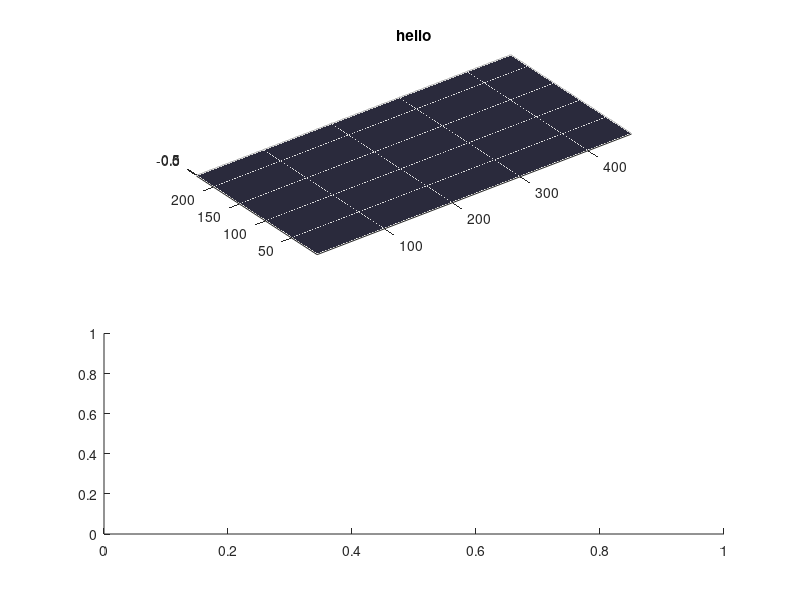

The MATLAB source for this figure: (Note: this script raises an error after producing the figure.)
%~~~~~~~~~~~~~~~~~~~~~~~~~~~~~~~~~~~~~~~~~~~~~~~~~~~~~~~~~~~~~~~~~~~~~~~~~~
% Joey Hook - Special Project - 19/4/2017
%   Modelling the QRD
%   The Quadratic Residue Diffusor is famous!
%   This program makes a 2D version of one, then bounces sound
%   off and measures the reflection.
%   -Input signal is variable by user
%   -Effective diffusion bandwidth is variable by user
%       these parameters determine well width and depth
%   -Length of sequence and # of repetitions variable by user
%~~~~~~~~~~~~~~~~~~~~~~~~~~~~~~~~~~~~~~~~~~~~~~~~~~~~~~~~~~~~~~~~~~~~~~~~~~
clear, close
%~~~~~~~~~~~~~~~~~~~~~~~~~~~~~~~~~~~~~~~~~~~~~~~~~~~~~~~~~~~~~~~~~~~~~~~~~~
% Input parameters:
%   f_lo = design frequency - lowest frequency efffectively diffused
%   f_hi = highest frequency effectively diffused
%   nW = number of wells in sequence
%   S  = number of times sequence is repeated
%   c  = wave speed (speed of sound in m/s)
%   L_ = length of each side (meters)
%   Fs = sampling rate
%   T  = total number of samples in simulation
%~~~~~~~~~~~~~~~~~~~~~~~~~~~~~~~~~~~~~~~~~~~~~~~~~~~~~~~~~~~~~~~~~~~~~~~~~~

f_lo = 400;
f_hi = 1000;
nW = 7;
S  = 6;

%~~~~~~~~~~~~~~~~~~~~~~~~~~~~~~~~~~~~~~~~~~~~~~~~~~~~~~~~~~~~~~~~~~~~~~~~~~
% flags
%~~~~~~~~~~~~~~~~~~~~~~~~~~~~~~~~~~~~~~~~~~~~~~~~~~~~~~~~~~~~~~~~~~~~~~~~~~
%   input: 'Sine', 'Nois', 'Hann', 'Gaus', 'Delt'
input = 'Sine'; 
% 0 = no picture, 1 = picture
animate = 1;

% run the program multiple times with increasing input frequency, 
% then plot all of them together
repeat = 9;
freqIN = zeros(1,repeat);
step = (f_hi-f_lo)/6;
for n=1:repeat
    freqIN(n) = f_lo+(n-2)*step;
end

Lx = 15;
Ly = Lx/2;

c  = 343;
SR = 15000;%f_hi*12*sqrt(2)
T  = 1000;

if SR>30000
    warning('SR is quite large, may run pretty slow')
end
%~~~~~~~~~~~~~~~~~~~~~~~~~~~~~~~~~~~~~~~~~~~~~~~~~~~~~~~~~~~~~~~~~~~~~~~~~~
% Derived parameters:
%   k      = seconds per timestep
%   lambda = courant # (unitless)
%   h      = width of gridspace (meters)
%   N_     = # of gridspaces in _ direction
%   w      = width of well (in gridspaces)
%   d      = length of divider (max depth of well in gridspaces)
%   wD     = total width of diffuser (in gridspaces)
%   l_sq   = courant # squared
%   Tf     = final time (in seconds)
%~~~~~~~~~~~~~~~~~~~~~~~~~~~~~~~~~~~~~~~~~~~~~~~~~~~~~~~~~~~~~~~~~~~~~~~~~~
k = 1/SR;
lambda = 1/sqrt(2);
h = c*k/lambda;
Nx = floor(Lx/h);
Ny = floor(Ly/h);
w  = ceil(c/(2*f_hi)/h)
if w < 5
    warning('The fins are too large compared to well width.')
end
d  = ceil(c/(2*f_lo)/h);
wD = w*nW*S;
if wD > Nx
    error('The diffuser is bigger than the room.')
end
h = Lx/Nx % correction
lambda = c*k/h; % correction
l_sq = lambda^2;

% print diffuser dimensions in meters
width = w*h
depth = d*h
totalwidth = wD*h

%~~~~~~~~~~~~~~~~~~~~~~~~~~~~~~~~~~~~~~~~~~~~~~~~~~~~~~~~~~~~~~~~~~~~~~~~~~
% Build Diffuser :
% div  = position along x of divider (one fewer than # of wells)
% bot  = depth of wells
%~~~~~~~~~~~~~~~~~~~~~~~~~~~~~~~~~~~~~~~~~~~~~~~~~~~~~~~~~~~~~~~~~~~~~~~~~~
div = zeros(S*nW,1);
% equally spaced dividers
div(1:S*nW,1) = floor((0:S*nW-1)*w+0.5*Nx-0.5*wD);

bot = zeros(S*nW,1);
% quadratic residue sequence determines bottom of well
bot(1:S*nW) = mod(((1:S*nW)-1).^2,nW);

% make well depth same as largest number in sequence
mult = round(d/max(bot));
d = mult*max(bot);
bot = d-mult*bot;

%~~~~~~~~~~~~~~~~~~~~~~~~~~~~~~~~~~~~~~~~~~~~~~~~~~~~~~~~~~~~~~~~~~~~~~~~~~
% Initial conditions
%   u2 = 2 time steps ago
%   u1 = 1 time step ago
%   u  = present
%   P  = y position of input signal
%   Q  = x position of input signal
%~~~~~~~~~~~~~~~~~~~~~~~~~~~~~~~~~~~~~~~~~~~~~~~~~~~~~~~~~~~~~~~~~~~~~~~~~~
% planes initialized at 3 time steps
u2 = zeros(Ny+1,Nx+1);
u1 = u2;
u  = u1;

%~~~~~~~~~~~~~~~~~~~~~~~~~~~~~~~~~~~~~~~~~~~~~~~~~~~~~~~~~~~~~~~~~~~~~~~~~~
% Boundry Conditions
% Matrix J: true=air, false=boundry
% Matrix K: Weighting based on J used in wave equation
%~~~~~~~~~~~~~~~~~~~~~~~~~~~~~~~~~~~~~~~~~~~~~~~~~~~~~~~~~~~~~~~~~~~~~~~~~~
J = ones(Ny+1,Nx+1);
% outer walls
J(1,:) = 0; J(Ny+1,:) = 0; J(:,1) = 0; J(:,Nx+1) = 0;

% left and right most ends of diffuser
b1 = div(1)-round(w/2);
b2 = div(S*nW)+round(w/2);

% dividers
J(2:d+1,div(1:S*nW)) = 0;
% well bottoms
for n=2:S*nW
    J(bot(n)+1,div(n-1):div(n)) = 0;
end

% lid on diffusor
J(d+1,b1:b2) = 0;

% weighting matrix for wave equation
K = zeros(Ny+1,Nx+1);
K(2:Ny,2:Nx) = 2-l_sq*(J(3:Ny+1,2:Nx)+J(1:Ny-1,2:Nx)...
    +J(2:Ny,3:Nx+1)+J(2:Ny,1:Nx-1));

%~~~~~~~~~~~~~~~~~~~~~~~~~~~~~~~~~~~~~~~~~~~~~~~~~~~~~~~~~~~~~~~~~~~~~~~~~~
% Input/Output
%~~~~~~~~~~~~~~~~~~~~~~~~~~~~~~~~~~~~~~~~~~~~~~~~~~~~~~~~~~~~~~~~~~~~~~~~~~
% position input signal in line with center of diffuser at opposite wall
P = round(Ny/2);
if mod(length(div),2)==1
    Q = div(ceil(length(div)/2));
else
    Q = div(ceil(length(div)/2))+ceil(w/2);
end

% output array radius
r = round(Ny-d);

% duration of input signal
f_Tf = (r-d)*h/c/3;
f_Nf = round(f_Tf/k);
time = 0:k:f_Tf;
% input signals f
switch (input)
    case {'Gaus'}
        bt = 0.3;
        span = 4;
        sps = 20;
        f = gaussdesign(bt,span,sps);
        repeat = 1;
    case {'Delt'}
        f = zeros(f_Nf,1);
        f(1)=1;
        repeat = 1;
    case {'Hann'}
        f(1:f_Nf) = 0.5*(1-cos(2*pi*(1:f_Nf)/f_Nf));
        repeat = 1;
    case {'Sine'}
        f = sin(2*pi*freqIN(1)*time);
        repeat = 9;
    otherwise
        f = 2*rand(1,f_Nf)-1;
        repeat = 1;
end
% fade out end of input
winlen = round(f_Tf/k/20);
halfHann(1:winlen) = -0.5*(1-cos(pi*(1:winlen)/winlen))+1;
f((length(f)+1-winlen):length(f)) = halfHann(1:winlen).*f((length(f)+1-winlen):length(f));

% input function factor
khsq = (k/h)^2;
maxkhsqft = max(khsq*f);

% samples for wave to travel across room and bounce off diffuser
bounce = (P)*h/c/k+length(f);

% initialize outputs
theta = 0:pi/36:pi;
numouts = length(theta);
outputsflat = zeros(T,numouts);
maxoutflat = zeros(numouts,repeat);
energyflat = zeros(numouts,repeat);
outputs = zeros(T,numouts);
maxout = zeros(numouts,repeat);
energy = zeros(numouts,repeat);
bigger=zeros(repeat,1);

% total duration
T = (2*r)*h/c/k+length(f);
Tf = T/SR;

% factor in wave eqn
fac = 1/(1+lambda);
for pass=1:repeat
    
% lid on diffusor
J(d+1,b1:b2) = 0;

% weighting matrix for wave equation
K = zeros(Ny+1,Nx+1);
K(2:Ny,2:Nx) = 2-l_sq*(J(3:Ny+1,2:Nx)+J(1:Ny-1,2:Nx)...
    +J(2:Ny,3:Nx+1)+J(2:Ny,1:Nx-1));

%update frequency
if input == 'Sine'
    f = sin(2*pi*freqIN(pass)*time);
    f((length(f)+1-winlen):length(f)) = halfHann(1:winlen).*f((length(f)+1-winlen):length(f));
end

%initialize grids
u2 = zeros(Ny+1,Nx+1);
u1 = u2;
u  = u1;

%~~~~~~~~~~~~~~~~~~~~~~~~~~~~~~~~~~~~~~~~~~~~~~~~~~~~~~~~~~~~~~~~~~~~~~~~~~
% main loop - with flat plate
%~~~~~~~~~~~~~~~~~~~~~~~~~~~~~~~~~~~~~~~~~~~~~~~~~~~~~~~~~~~~~~~~~~~~~~~~~~
tstart = tic;
for t=1:T
    
    % 2D wave equation
    u(2:Ny,2:Nx) = l_sq *( u1(3:Ny+1,2:Nx) + u1(1:Ny-1,2:Nx) ...
        + u1(2:Ny,3:Nx+1) + u1(2:Ny,1:Nx-1))...
        + u1(2:Ny,2:Nx).*(K(2:Ny,2:Nx))     ...
        - u2(2:Ny,2:Nx);
    
    % absorb wave at bottom wall either side of diffuser
    u(2,2:div(1)) = fac*(2*(1-l_sq)*u1(2,2:div(1)) ...
        + 2*l_sq*(u1(3,2:div(1)))...
        + lambda*u2(2,2:div(1)) ...
        - u2(2,2:div(1)));
    u(2,div(S*nW):Nx) = fac*(2*(1-l_sq)*u1(2,div(S*nW):Nx) ...
        + 2*l_sq*(u1(3,div(S*nW):Nx))...
        + lambda*u2(2,div(S*nW):Nx) ...
        - u2(2,div(S*nW):Nx));
    
    % absorb wave at top wall
    u(Ny,:) = fac*(2*(1-l_sq)*u1(Ny,:) + 2*l_sq*(u1(Ny-1,:))...
        + lambda*u2(Ny,:) - u2(Ny,:));
    
    % wait to turn on absorption on the side walls, and microphone array
    % until the input has bounced off the diffusor
    if t > bounce
        % absorb wave at left wall
        u(:,2) = fac*(2*(1-l_sq)*u1(:,2) + 2*l_sq*(u1(:,3))...
            + lambda*u2(:,2) - u2(:,2));
        
        % absorb wave at right wall
        u(:,Nx) = fac*(2*(1-l_sq)*u1(:,Nx) + 2*l_sq*(u1(:,Nx-1))...
            + lambda*u2(:,Nx) - u2(:,Nx));
           
        % output
        for thetaOUT=1:numouts
            outputsflat(t,thetaOUT) = u(abs(round(r*sin(theta(thetaOUT))+d)),round(r*cos(theta(thetaOUT))+Q));
            % here you can run signal in through your output locations if
            % you like.
            %u(abs(round(r*sin(theta(thetaOUT))+d)),round(r*cos(theta(thetaOUT))+Q))=khsq*(f(t)); 
        end
    end
    
    % zero value at boundries
    for n=b1:b2
        for m=2:d+1
            if J(m,n)==0
                u(m,n)=0;
            end
        end
    end
    
    % input function
    if t <= length(f)
        u(P,:) = khsq*f(t);
    end
    
    % advance previous two time steps
    u2 = u1;
    u1 = u;
    
    % draw
    if t==1 && pass==1 && animate==1
        scrsz = get(0,'ScreenSize');
        % Figure in upper right corner
        %figure('Position',[scrsz(3)/2-5 scrsz(4)/2-73 scrsz(3)/2 scrsz(4)/2]);
        % Figure fullscreen
        figure('Position',[0 0 scrsz(3) scrsz(4)]);
        
        
        subplot(2,1,1);
        hh = surf(u);
        
        set(hh,'facecolor','texturemap','edgecolor','none');
        %shading interp
        
        caxis([-0.05*maxkhsqft 0.2*maxkhsqft])
        colormap bone
        %brighten(0.3)
        %colorbar
        axis ([0,Nx+1,0,Ny+1]);
        axis equal
        axis tight
        title('hello')
    end
    if mod(t,5)==0 && animate==1
        set(hh,'zdata',u)
        %if plotoption==1
            subplot(2,1,2);
            polarplot(theta,abs(outputsflat(t,1:numouts)),'--r')
            rlim([0,0.5*maxkhsqft])
        %end
        drawnow limitrate
    end
    
end
toc(tstart)

for thetaOUT=1:numouts
    maxoutflat(thetaOUT,pass) = abs(max(outputsflat(:,thetaOUT)));
    energyflat(thetaOUT,pass) = (norm(outputsflat(:,thetaOUT).^2))/length(outputsflat(:,thetaOUT));
end

%~~~~~~~~~~~~~~~~~~~~~~~~~~~~~~~~~~~~~~~~~~~~~~~~~~~~~~~~~~~~~~~~~~~~~~~~~~
% REDO Boundry Conditions (to take lid off diffusor)
% Matrix J: true=air, false=boundry
% Matrix K: Weighting based on J used in wave equation
%~~~~~~~~~~~~~~~~~~~~~~~~~~~~~~~~~~~~~~~~~~~~~~~~~~~~~~~~~~~~~~~~~~~~~~~~~~
% lid off diffusor
J(d+1,b1:b2) = 1;

% left and right most ends of diffuser
b1 = div(1)-round(w/2);
b2 = div(S*nW)+round(w/2);

% dividers
J(2:d+1,div(1:S*nW)) = 0;
% well bottoms
for n=2:S*nW
    J(bot(n)+1,div(n-1):div(n)) = 0;
end

% weighting matrix for wave equation
K = zeros(Ny+1,Nx+1);
K(2:Ny,2:Nx) = 2-l_sq*(J(3:Ny+1,2:Nx)+J(1:Ny-1,2:Nx)...
    +J(2:Ny,3:Nx+1)+J(2:Ny,1:Nx-1));

%update input frequency
if input=='Sine';
    f = sin(2*pi*freqIN(pass)*time);
    f((length(f)+1-winlen):length(f)) = halfHann(1:winlen).*f((length(f)+1-winlen):length(f));
end

%~~~~~~~~~~~~~~~~~~~~~~~~~~~~~~~~~~~~~~~~~~~~~~~~~~~~~~~~~~~~~~~~~~~~~~~~~~
% main loop - with diffusor
%~~~~~~~~~~~~~~~~~~~~~~~~~~~~~~~~~~~~~~~~~~~~~~~~~~~~~~~~~~~~~~~~~~~~~~~~~~
u2 = zeros(Ny+1,Nx+1);
u1 = u2;
u  = u1;

tstart = tic;
for t=1:T
    
    % 2D wave equation
    u(2:Ny,2:Nx) = l_sq *( u1(3:Ny+1,2:Nx) + u1(1:Ny-1,2:Nx) ...
        + u1(2:Ny,3:Nx+1) + u1(2:Ny,1:Nx-1))...
        + u1(2:Ny,2:Nx).*(K(2:Ny,2:Nx))     ...
        - u2(2:Ny,2:Nx);
    
    % absorb wave at bottom wall either side of diffuser
    u(2,2:div(1)) = fac*(2*(1-l_sq)*u1(2,2:div(1)) ...
        + 2*l_sq*(u1(3,2:div(1)))...
        + lambda*u2(2,2:div(1)) ...
        - u2(2,2:div(1)));
    u(2,div(S*nW):Nx) = fac*(2*(1-l_sq)*u1(2,div(S*nW):Nx) ...
        + 2*l_sq*(u1(3,div(S*nW):Nx))...
        + lambda*u2(2,div(S*nW):Nx) ...
        - u2(2,div(S*nW):Nx));
    
    % absorb wave at top wall
    u(Ny,:) = fac*(2*(1-l_sq)*u1(Ny,:) + 2*l_sq*(u1(Ny-1,:))...
        + lambda*u2(Ny,:) - u2(Ny,:));
    
    % turn on mics and absorb on sides after input bounces of diffusor
    if t > bounce
        % absorb wave at left wall
        u(:,2) = fac*(2*(1-l_sq)*u1(:,2) + 2*l_sq*(u1(:,3))...
            + lambda*u2(:,2) - u2(:,2));
        
        % absorb wave at right wall
        u(:,Nx) = fac*(2*(1-l_sq)*u1(:,Nx) + 2*l_sq*(u1(:,Nx-1))...
            + lambda*u2(:,Nx) - u2(:,Nx));
        
        
        % output
        for thetaOUT=1:numouts
            outputs(t,thetaOUT) = u(abs(round(r*sin(theta(thetaOUT))+d)),round(r*cos(theta(thetaOUT))+Q));
        end
    end
    
    % zero value at boundries
    for n=b1:b2
        for m=2:d+1
            if J(m,n)==0
                u(m,n)=0;
            end
        end
    end
    
    % input function
    if t <= length(f)
        u(P,:) = khsq*f(t);
    end
    
    % advance previous two time steps
    u2 = u1;
    u1 = u;
     
    % draw
    if mod(t,5)==0 && animate==1
        set(hh,'zdata',u)
        subplot(2,1,2);
        polarplot(theta,abs(outputs(t,1:numouts)),'--r')
        rlim([0,0.5*maxkhsqft])
        drawnow limitrate
    end
    
end
toc(tstart)

for thetaOUT=1:numouts
    maxout(thetaOUT,pass) = abs(max(outputs(:,thetaOUT)));
    energy(thetaOUT,pass) = (norm(outputs(:,thetaOUT).^2))/length(outputs(:,thetaOUT));
end

bigger(pass) = max(maxoutflat(:,pass));
if bigger(pass)<max(maxout(:,pass))
    bigger(pass)=max(maxout(:,pass));
end

'countdown'
repeat-pass

end

big=zeros(repeat,1);
bigflat=zeros(repeat,1);
for pass=1:repeat
    big(pass) = max(maxout(:,pass));
    bigflat(pass) = max(maxoutflat(:,pass));
end
biggest = max(big);
if biggest<max(bigflat)
    biggest=max(bigflat);
end

strnW = num2str(nW);
strS = num2str(S);
strlo = num2str(f_lo);
strhi = num2str(f_hi);
titlee = strcat('Bandwidth: ',strlo,'Hz-',strhi,'Hz','_nW=',strnW,'_S=',strS);
scrsz = get(0,'ScreenSize');
fig = figure('Position',[0 0 scrsz(3) scrsz(4)]);     
fig.Name= titlee;
for pass=1:repeat
subplot(ceil(repeat/3),ceil(repeat/3),pass);
polarplot(theta,-maxoutflat(:,pass),'--k',theta,-maxout(:,pass),'-r')
strfreq = num2str(freqIN(pass));
strFREQ = strcat(strfreq,'Hz');
title(strFREQ),rlim([0,biggest])
end

